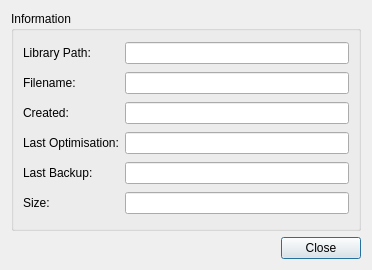
<?xml version="1.0" encoding="UTF-8"?>
<ui version="4.0">
 <class>AboutLibraryDialog</class>
 <widget class="QDialog" name="AboutLibraryDialog">
  <property name="geometry">
   <rect>
    <x>0</x>
    <y>0</y>
    <width>372</width>
    <height>270</height>
   </rect>
  </property>
  <property name="windowTitle">
   <string>Library</string>
  </property>
  <layout class="QGridLayout" name="gridLayout_2">
   <property name="sizeConstraint">
    <enum>QLayout::SetMinimumSize</enum>
   </property>
   <item row="0" column="0">
    <widget class="QGroupBox" name="groupBox">
     <property name="title">
      <string>Information</string>
     </property>
     <layout class="QGridLayout" name="gridLayout">
      <item row="0" column="0">
       <widget class="QLabel" name="label">
        <property name="text">
         <string>Library Path:</string>
        </property>
       </widget>
      </item>
      <item row="0" column="1">
       <widget class="QLineEdit" name="directoryPathLineEdit">
        <property name="minimumSize">
         <size>
          <width>200</width>
          <height>0</height>
         </size>
        </property>
        <property name="readOnly">
         <bool>true</bool>
        </property>
       </widget>
      </item>
      <item row="1" column="0">
       <widget class="QLabel" name="label_2">
        <property name="text">
         <string>Filename:</string>
        </property>
       </widget>
      </item>
      <item row="1" column="1">
       <widget class="QLineEdit" name="libraryNameLineEdit">
        <property name="minimumSize">
         <size>
          <width>200</width>
          <height>0</height>
         </size>
        </property>
        <property name="readOnly">
         <bool>true</bool>
        </property>
       </widget>
      </item>
      <item row="2" column="0">
       <widget class="QLabel" name="label_4">
        <property name="text">
         <string>Created:</string>
        </property>
       </widget>
      </item>
      <item row="2" column="1">
       <widget class="QLineEdit" name="createdDateLineEdit">
        <property name="minimumSize">
         <size>
          <width>200</width>
          <height>0</height>
         </size>
        </property>
        <property name="readOnly">
         <bool>true</bool>
        </property>
       </widget>
      </item>
      <item row="3" column="0">
       <widget class="QLabel" name="label_5">
        <property name="text">
         <string>Last Optimisation:</string>
        </property>
       </widget>
      </item>
      <item row="3" column="1">
       <widget class="QLineEdit" name="lastOptimisationDateLineEdit">
        <property name="minimumSize">
         <size>
          <width>200</width>
          <height>0</height>
         </size>
        </property>
        <property name="readOnly">
         <bool>true</bool>
        </property>
       </widget>
      </item>
      <item row="4" column="0">
       <widget class="QLabel" name="label_6">
        <property name="text">
         <string>Last Backup:</string>
        </property>
       </widget>
      </item>
      <item row="4" column="1">
       <widget class="QLineEdit" name="lastBackupDateLineEdit">
        <property name="minimumSize">
         <size>
          <width>200</width>
          <height>0</height>
         </size>
        </property>
        <property name="readOnly">
         <bool>true</bool>
        </property>
       </widget>
      </item>
      <item row="5" column="0">
       <widget class="QLabel" name="label_3">
        <property name="text">
         <string>Size:</string>
        </property>
       </widget>
      </item>
      <item row="5" column="1">
       <widget class="QLineEdit" name="librarySizeLineEdit">
        <property name="minimumSize">
         <size>
          <width>200</width>
          <height>0</height>
         </size>
        </property>
        <property name="readOnly">
         <bool>true</bool>
        </property>
       </widget>
      </item>
     </layout>
    </widget>
   </item>
   <item row="1" column="0">
    <widget class="QDialogButtonBox" name="buttonBox">
     <property name="orientation">
      <enum>Qt::Horizontal</enum>
     </property>
     <property name="standardButtons">
      <set>QDialogButtonBox::Close</set>
     </property>
    </widget>
   </item>
  </layout>
 </widget>
 <resources/>
 <connections>
  <connection>
   <sender>buttonBox</sender>
   <signal>accepted()</signal>
   <receiver>AboutLibraryDialog</receiver>
   <slot>accept()</slot>
   <hints>
    <hint type="sourcelabel">
     <x>248</x>
     <y>254</y>
    </hint>
    <hint type="destinationlabel">
     <x>157</x>
     <y>274</y>
    </hint>
   </hints>
  </connection>
  <connection>
   <sender>buttonBox</sender>
   <signal>rejected()</signal>
   <receiver>AboutLibraryDialog</receiver>
   <slot>reject()</slot>
   <hints>
    <hint type="sourcelabel">
     <x>316</x>
     <y>260</y>
    </hint>
    <hint type="destinationlabel">
     <x>286</x>
     <y>274</y>
    </hint>
   </hints>
  </connection>
 </connections>
</ui>
